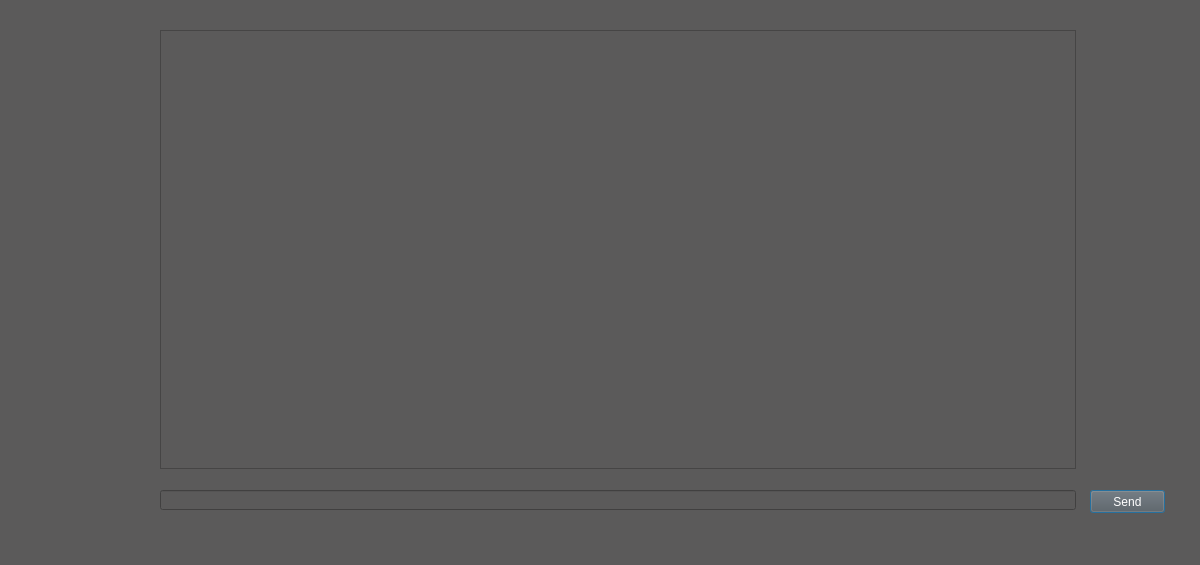
<?xml version="1.0" encoding="UTF-8"?>
<ui version="4.0">
 <class>chat</class>
 <widget class="QDialog" name="chat">
  <property name="geometry">
   <rect>
    <x>0</x>
    <y>0</y>
    <width>1200</width>
    <height>565</height>
   </rect>
  </property>
  <property name="windowTitle">
   <string>Dialog</string>
  </property>
  <property name="styleSheet">
   <string notr="true">background-color: rgb(91, 90, 90);</string>
  </property>
  <widget class="QLineEdit" name="messageInput">
   <property name="geometry">
    <rect>
     <x>160</x>
     <y>490</y>
     <width>916</width>
     <height>20</height>
    </rect>
   </property>
   <property name="styleSheet">
    <string notr="true">color: rgb(255, 255, 255);</string>
   </property>
   <property name="text">
    <string/>
   </property>
  </widget>
  <widget class="QPushButton" name="sendButton">
   <property name="geometry">
    <rect>
     <x>1090</x>
     <y>490</y>
     <width>75</width>
     <height>23</height>
    </rect>
   </property>
   <property name="styleSheet">
    <string notr="true">color: rgb(255, 255, 255);</string>
   </property>
   <property name="text">
    <string>Send</string>
   </property>
  </widget>
  <widget class="QTextEdit" name="messageLog">
   <property name="geometry">
    <rect>
     <x>160</x>
     <y>30</y>
     <width>916</width>
     <height>439</height>
    </rect>
   </property>
   <property name="styleSheet">
    <string notr="true">color: rgb(255, 255, 255);</string>
   </property>
  </widget>
 </widget>
 <resources/>
 <connections/>
</ui>
